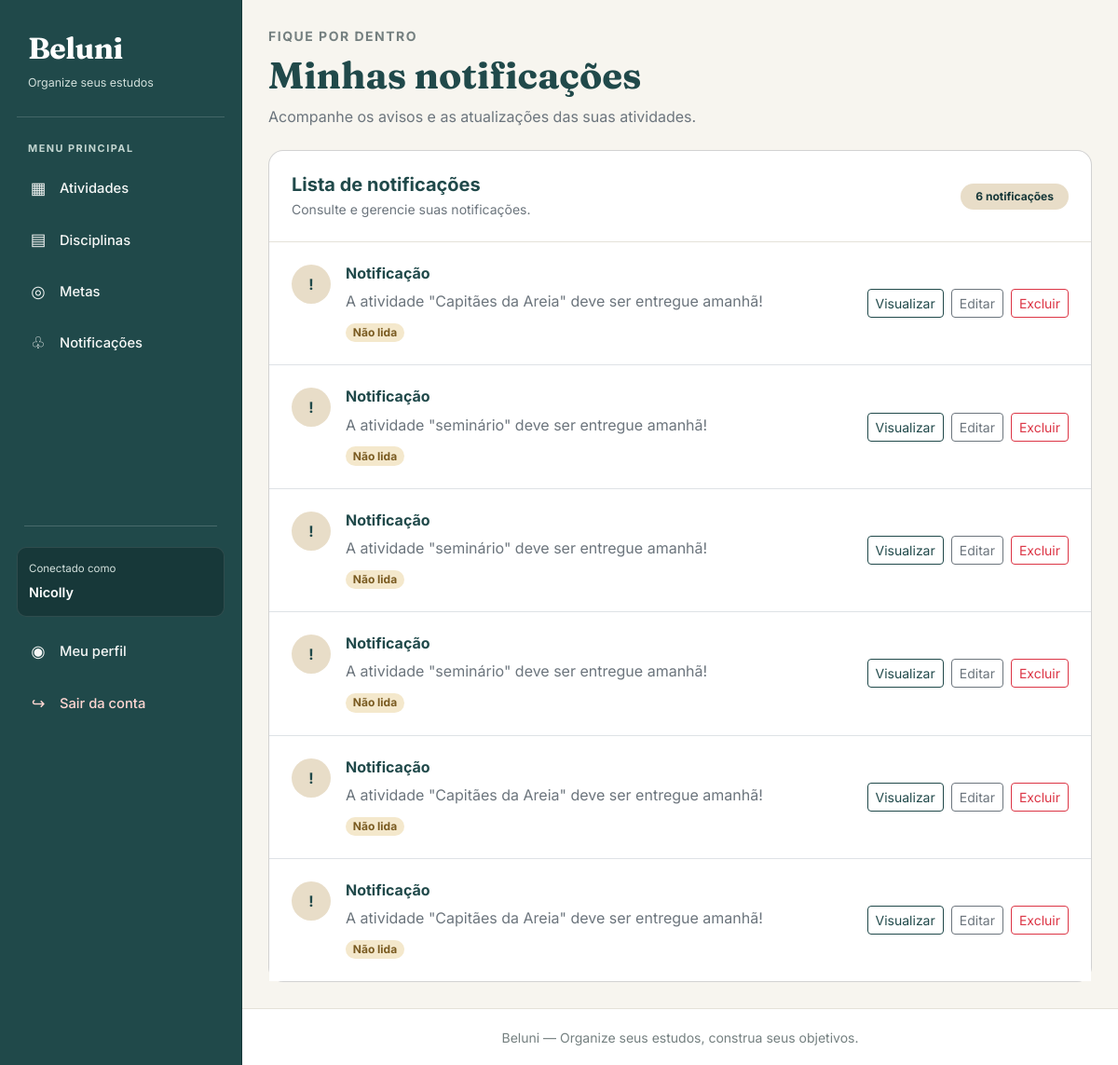
/notificacao/ (signed in), run on the app's committed database.
### notificacao/models.py (models this page shows, shortened)
class Notificacao(models.Model):
    mensagem = models.CharField(max_length=255)
    estudante = models.ForeignKey(
        Estudante,
        on_delete=models.CASCADE,
        related_name="notificacoes"
    )
    atividade = models.ForeignKey(
        Atividade,
        on_delete=models.CASCADE,
        related_name="notificacoes",
        null=True,
        blank=True
    )
    lida = models.BooleanField(default=False)

### notificacao/views.py (the view)
@login_required
@permission_required('notificacao.view_notificacao')
def listar_notificacoes(request):
    gerar_notificacoes_pendentes(request)
    notificacoes = Notificacao.objects.all()
    return render(
        request,
        'notificacao/listar.html',
        {'notificacoes': notificacoes}
    )

### notificacao/views.py (called while the page is built, shortened)
def gerar_notificacoes_pendentes(request):
    hoje = timezone.localdate()
    data_entrega = hoje + timedelta(days=1)
    atividades = Atividade.objects.filter(
        data=data_entrega,
        status__iexact='Pendente'
    )
    estudantes = Estudante.objects.all()

### notificacao/templates/notificacao/listar.html (shortened to what this page needs)
{% extends 'base.html' %}
{% block conteudo %}
<div class="d-flex flex-wrap justify-content-between align-items-center gap-3 mb-4">
    <div>
        <p class="text-uppercase small fw-bold mb-2"
           style="color: #758080; letter-spacing: 1.5px;">
            FIQUE POR DENTRO
        </p>
        <h1 class="titulo-pagina mb-2">Minhas notificações</h1>
        <p class="text-secondary mb-0">
            Acompanhe os avisos e as atualizações das suas atividades.
        </p>
    </div>
</div>
<div class="card">
    <div class="card-body p-0">
        <div class="d-flex flex-wrap justify-content-between align-items-center gap-2 p-4"
             style="border-bottom: 1px solid #E5E2D9;">
            <div>
                <h5 class="mb-1 fw-bold" style="color: #20494A;">
                    Lista de notificações
                </h5>
                <p class="text-secondary small mb-0">
                    Consulte e gerencie suas notificações.
                </p>
            </div>
            <span class="badge rounded-pill px-3 py-2"
                  style="background-color: #E8DDC8; color: #173839;">
                {{ notificacoes|length }}
                {% if notificacoes|length == 1 %}
                    notificação
                {% else %}
                    notificações
                {% endif %}
            </span>
        </div>
        {% if notificacoes %}
            <div class="list-group list-group-flush">
                {% for notificacao in notificacoes %}
                    <div class="list-group-item p-4">
                        <div class="d-flex flex-column flex-lg-row justify-content-between align-items-lg-center gap-3">
                            <div class="d-flex align-items-start gap-3 flex-grow-1">
                                <div class="rounded-circle d-flex align-items-center justify-content-center flex-shrink-0"
                                     style="width: 42px; height: 42px; background-color: #E8DDC8; color: #20494A;">
                                    <span class="fw-bold">
                                        {% if not notificacao.lida %}
                                            !
                                        {% else %}
                                            ✓
                                        {% endif %}
                                    </span>
                                </div>
                                <div class="flex-grow-1">
                                    <h6 class="fw-bold mb-2"
                                        style="color: #20494A;">
                                        {{ notificacao.titulo|default:"Notificação" }}
                                    </h6>
                                    <p class="text-secondary mb-2">
                                        {{ notificacao.mensagem|default:notificacao }}
                                    </p>
                                    {% if not notificacao.lida %}
                                        <span class="badge rounded-pill"
                                              style="background-color: #F4E8CC; color: #795A20;">
                                            Não lida
                                        </span>
                                    {% else %}
                                        <span class="badge rounded-pill"
                                              style="background-color: #DDECE5; color: #285B46;">
                                            Lida
                                        </span>
                                    {% endif %}
                                </div>
                            </div>
                            <div class="d-flex flex-wrap gap-2">
                                <a href="{% url 'notificacao:visualizar_notificacao' notificacao.pk %}"
                                   class="btn btn-sm btn-outline-primary">
                                    Visualizar
                                </a>
                                <a href="{% url 'notificacao:editar_notificacao' notificacao.pk %}"
                                   class="btn btn-sm btn-outline-secondary">
                                    Editar
                                </a>
                                <a href="{% url 'notificacao:excluir_notificacao' notificacao.pk %}"
                                   class="btn btn-sm btn-outline-danger">
                                    Excluir
                                </a>
                            </div>
                        </div>
                    </div>
                {% endfor %}
            </div>
        {% endif %}
    </div>
</div>
{% endblock %}

### templates/base.html (shortened to what this page needs)
{% load static %}
<!DOCTYPE html>
<html lang="pt-br">
<head>
    <link href="https://cdn.jsdelivr.net/npm/bootstrap@5.3.3/dist/css/bootstrap.min.css"
          rel="stylesheet">
</head>
<body>
<div class="app-layout">
    <div class="offcanvas-lg offcanvas-start sidebar"
         tabindex="-1"
         id="menuLateral"
         aria-labelledby="tituloMenuLateral">
        <div class="sidebar-inner">
            <div class="brand-area">
                <a href="{% url 'listar_atividades' %}"
                   class="brand-name"
                   id="tituloMenuLateral">
                    Beluni
                </a>
                <span class="brand-description">
                    Organize seus estudos
                </span>
            </div>
            {% if user.is_authenticated %}
                <p class="menu-label">Menu principal</p>
                <ul class="nav flex-column">
                    <li class="nav-item">
                        <a class="nav-link"
                           href="{% url 'listar_atividades' %}">
                            <span class="menu-icon">▦</span>
                            <span>Atividades</span>
                        </a>
                    </li>
                    <li class="nav-item">
                        <a class="nav-link"
                           href="{% url 'listar_disciplinas' %}">
                            <span class="menu-icon">▤</span>
                            <span>Disciplinas</span>
                        </a>
                    </li>
                    <li class="nav-item">
                        <a class="nav-link"
                           href="{% url 'listar_metas' %}">
                            <span class="menu-icon">◎</span>
                            <span>Metas</span>
                        </a>
                    </li>
                    <li class="nav-item">
                        <a class="nav-link"
                           href="{% url 'notificacao:listar_notificacoes' %}">
                            <span class="menu-icon">♧</span>
                            <span>Notificações</span>
                        </a>
                    </li>
                </ul>
                <div class="sidebar-bottom">
                    <hr class="sidebar-divider">
                    <div class="user-box">
                        <span class="user-box-label">
                            Conectado como
                        </span>
                        <span class="user-box-name">
                            {{ user.get_full_name|default:user.username }}
                        </span>
                    </div>
                    <ul class="nav flex-column">
                        <li class="nav-item">
                            <a class="nav-link"
                               href="{% url 'meu_perfil' %}">
                                <span class="menu-icon">◉</span>
                                <span>Meu perfil</span>
                            </a>
                        </li>
                        <li class="nav-item">
                            <a class="nav-link logout-link"
                               href="{% url 'logout_estudante' %}">
                                <span class="menu-icon">↪</span>
                                <span>Sair da conta</span>
                            </a>
                        </li>
                    </ul>
                </div>
            {% endif %}
        </div>
    </div>
    <div class="main-area">
        <main class="main-content">
            {% block conteudo %}{% endblock %}
        </main>
        <footer class="main-footer">
            <small>
                Beluni — Organize seus estudos, construa seus objetivos.
            </small>
        </footer>
    </div>
</div>
</body>
</html>

### templates/base.html (style rules this page uses)
:root { --beluni-petroleo: #20494A; --beluni-petroleo-escuro: #173839; --beluni-petroleo-hover: #2D5B5C; --beluni-areia: #E8DDC8; --beluni-fundo: #F7F5EF; --beluni-texto: #293B3B; --beluni-suave: #758080; --beluni-borda: #E5E2D9; }
* { box-sizing: border-box; }
body { margin: 0; min-height: 100vh; font-family: 'Inter', sans-serif; background-color: var(--beluni-fundo); color: var(--beluni-texto); }
.app-layout { display: flex; min-height: 100vh; }
.sidebar { flex: 0 0 260px; width: 260px; min-height: 100vh; background-color: var(--beluni-petroleo) !important; color: #FFFFFF; border-right: 1px solid var(--beluni-petroleo-escuro); }
.sidebar-inner { display: flex; flex-direction: column; min-height: 100vh; padding: 28px 18px 20px; background-color: var(--beluni-petroleo) !important; }
.brand-area { position: relative; padding: 0 12px 26px; margin-bottom: 25px; background-color: var(--beluni-petroleo); border-bottom: 1px solid rgba(255, 255, 255, 0.16); }
.brand-name { display: inline-block; font-family: 'Fraunces', serif; font-size: 2rem; font-weight: 700; letter-spacing: -0.5px; color: #FFFFFF !important; text-decoration: none; }
.brand-description { display: block; margin-top: 4px; color: #D2E0DC; font-size: 0.78rem; }
.menu-label { padding: 0 12px; margin: 0 0 10px; color: #C3D6D1; font-size: 0.68rem; font-weight: 700; letter-spacing: 1.5px; text-transform: uppercase; }
.sidebar .nav { gap: 5px; }
.sidebar .nav-link { display: flex; align-items: center; gap: 12px; padding: 12px; border-radius: 9px; background-color: transparent; color: #F5F7F6; font-size: 0.92rem; font-weight: 500; text-decoration: none; transition: background-color 0.2s ease, color 0.2s ease; }
.menu-icon { display: inline-flex; align-items: center; justify-content: center; width: 22px; flex-shrink: 0; font-size: 1.1rem; }
.sidebar-divider { border: 0; border-top: 1px solid rgba(255, 255, 255, 0.18); margin: 22px 8px; opacity: 1; }
.sidebar-bottom { margin-top: auto; padding-top: 22px; background-color: var(--beluni-petroleo); }
.user-box { padding: 14px 12px; margin-bottom: 12px; background-color: var(--beluni-petroleo-escuro); border: 1px solid rgba(255, 255, 255, 0.10); border-radius: 10px; overflow-wrap: anywhere; }
.user-box-label { display: block; color: #D2E0DC; font-size: 0.72rem; margin-bottom: 4px; }
.user-box-name { color: #FFFFFF; font-size: 0.9rem; font-weight: 600; }
.sidebar .logout-link { color: #FFD6D2; }
.main-area { display: flex; flex-direction: column; flex: 1; min-width: 0; min-height: 100vh; background-color: var(--beluni-fundo); }
.main-content { flex: 1; min-width: 0; padding: 28px; }
.titulo-pagina { font-family: 'Fraunces', serif; color: var(--beluni-petroleo); font-weight: 700; }
.btn-outline-primary { color: var(--beluni-petroleo); border-color: var(--beluni-petroleo); }
.card { border-radius: 1rem; }
.main-footer { padding: 18px 24px; border-top: 1px solid var(--beluni-borda); background-color: #FFFFFF; color: var(--beluni-suave); text-align: center; }

### data on the page
Notificacao: titulo "Notificação", mensagem "A atividade \"Capitães da Areia\" deve ser entregue amanhã!", lida "Não lida"
Notificacao: titulo "Notificação", mensagem "A atividade \"seminário\" deve ser entregue amanhã!", lida "Não lida"
Notificacao: titulo "Notificação", mensagem "A atividade \"seminário\" deve ser entregue amanhã!", lida "Não lida"
Notificacao: titulo "Notificação", mensagem "A atividade \"seminário\" deve ser entregue amanhã!", lida "Não lida"
Notificacao: titulo "Notificação", mensagem "A atividade \"Capitães da Areia\" deve ser entregue amanhã!", lida "Não lida"
Notificacao: titulo "Notificação", mensagem "A atividade \"Capitães da Areia\" deve ser entregue amanhã!", lida "Não lida"

### other printed values
{{ user.get_full_name|default:user.username }} "Nicolly"
{{ notificacoes|length }} "6"
